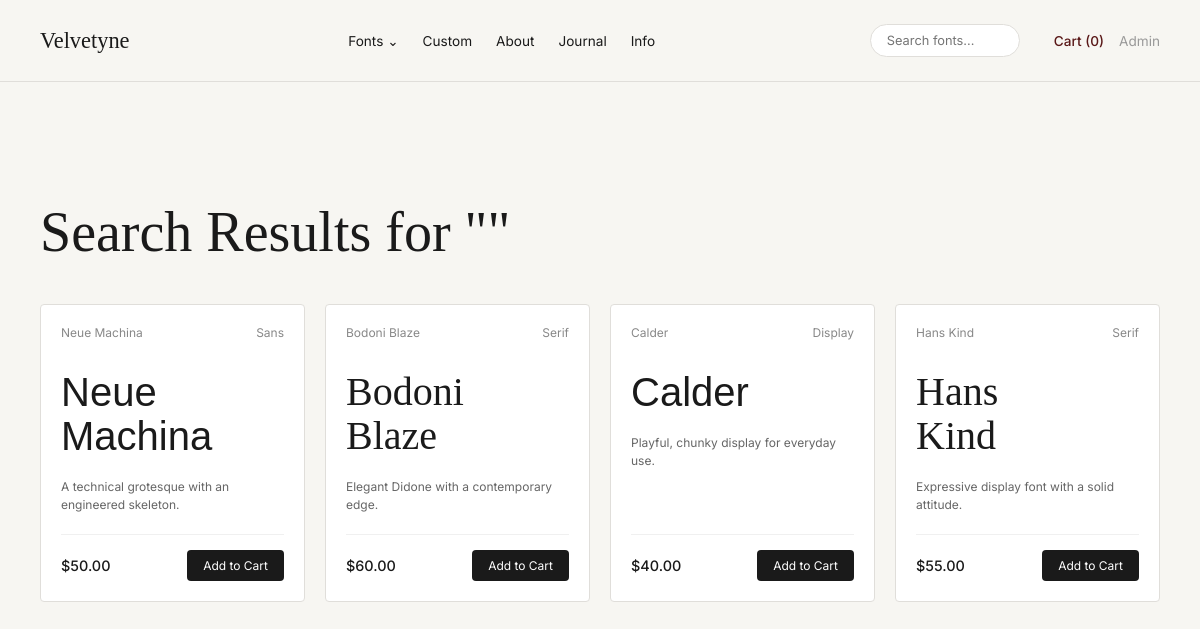
Screenshot of /search with the database file from the repository.
### models.py (models this page shows)
class Font(db.Model):
    id = db.Column(db.Integer, primary_key=True)
    name = db.Column(db.String(100), nullable=False)
    category = db.Column(db.String(50))
    description = db.Column(db.Text)
    font_family_css = db.Column(db.String(100))
    price = db.Column(db.Float, default=50.00)
    created_at = db.Column(db.DateTime, default=datetime.utcnow)

### app.py (the view)
@app.route('/search')
def search():
    query = request.args.get('q', '')
    if query:
        fonts = Font.query.filter(Font.name.ilike(f'%{query}%')).all()
    else:
        fonts = Font.query.all()
    return render_template('search.html', fonts=fonts, query=query)

### app.py (called while the page is built)
@app.context_processor
def inject_cart_count():
    try:
        count = sum(item.quantity for item in CartItem.query.all())
    except Exception:
        count = 0
    return {'cart_count': count}

### templates/search.html
{% extends "base.html" %}
{% block content %}
<div class="page-content">
  <h1 class="serif-title">Search Results for "{{ query }}"</h1>
  <div class="font-grid" style="margin-top: 40px;">
    {% for font in fonts %}
      <div class="font-card">
        <div class="card-header">
          <span>{{ font.name }}</span>
          <span class="category">{{ font.category }}</span>
        </div>
        <div class="font-preview" style="font-family: {{ font.font_family_css }};">
          {{ font.name.split()[0] }}<br>{{ font.name.split()[1] if font.name.split()|length > 1 else '' }}
        </div>
        <p class="font-desc">{{ font.description }}</p>
        <div class="card-footer">
          <div class="price">${{ "%.2f"|format(font.price) }}</div>
          <form method="POST" action="/add_to_cart/{{ font.id }}">
            <button type="submit" class="btn-add">Add to Cart</button>
          </form>
        </div>
      </div>
    {% else %}
      <p>No fonts found matching "{{ query }}".</p>
    {% endfor %}
  </div>
</div>
{% endblock %}

### static/style.css (style rules this page uses)
* { box-sizing: border-box; margin: 0; padding: 0; }
body { background-color: #f7f6f2; color: #1a1a1a; font-family: 'Inter', sans-serif; -webkit-font-smoothing: antialiased; }
.serif-title { font-family: 'EB Garamond', serif; font-size: 3.5rem; line-height: 1.1; font-weight: 400; color: #1a1a1a; margin-bottom: 24px; }
.font-grid { display: grid; grid-template-columns: repeat(4, 1fr); gap: 20px; margin-bottom: 80px; }
.font-card { background: #fff; border: 1px solid #e0deda; border-radius: 4px; padding: 20px; display: flex; flex-direction: column; transition: transform 0.2s, box-shadow 0.2s; }
.card-header { display: flex; justify-content: space-between; font-size: 0.75rem; color: #888; margin-bottom: 30px; }
.font-preview { font-size: 2.5rem; line-height: 1.1; margin-bottom: 20px; color: #1a1a1a; }
.font-desc { font-size: 0.75rem; color: #666; line-height: 1.5; flex-grow: 1; margin-bottom: 20px; }
.card-footer { display: flex; justify-content: space-between; align-items: center; font-size: 0.75rem; border-top: 1px solid #f0f0f0; padding-top: 15px; }
.btn-add { background: #1a1a1a; color: #fff; border: none; padding: 8px 16px; font-family: 'Inter', sans-serif; font-size: 0.75rem; cursor: pointer; border-radius: 4px; transition: background 0.2s; }
.price { font-family: 'Inter', sans-serif; font-weight: 500; font-size: 0.9rem; }
.page-content { padding: 60px 0; min-height: 50vh; }

### rows the page displays
Font: name "Neue Machina", category "Sans", name "Neue", name.split|length "Machina", description "A technical grotesque with an engineered skeleton.", price "50.00"
Font: name "Bodoni Blaze", category "Serif", name "Bodoni", name.split|length "Blaze", description "Elegant Didone with a contemporary edge.", price "60.00"
Font: name "Calder", category "Display", description "Playful, chunky display for everyday use.", price "40.00"
Font: name "Hans Kind", category "Serif", name "Hans", name.split|length "Kind", description "Expressive display font with a solid attitude.", price "55.00"

### other values shown
{{ cart_count }} "0"
